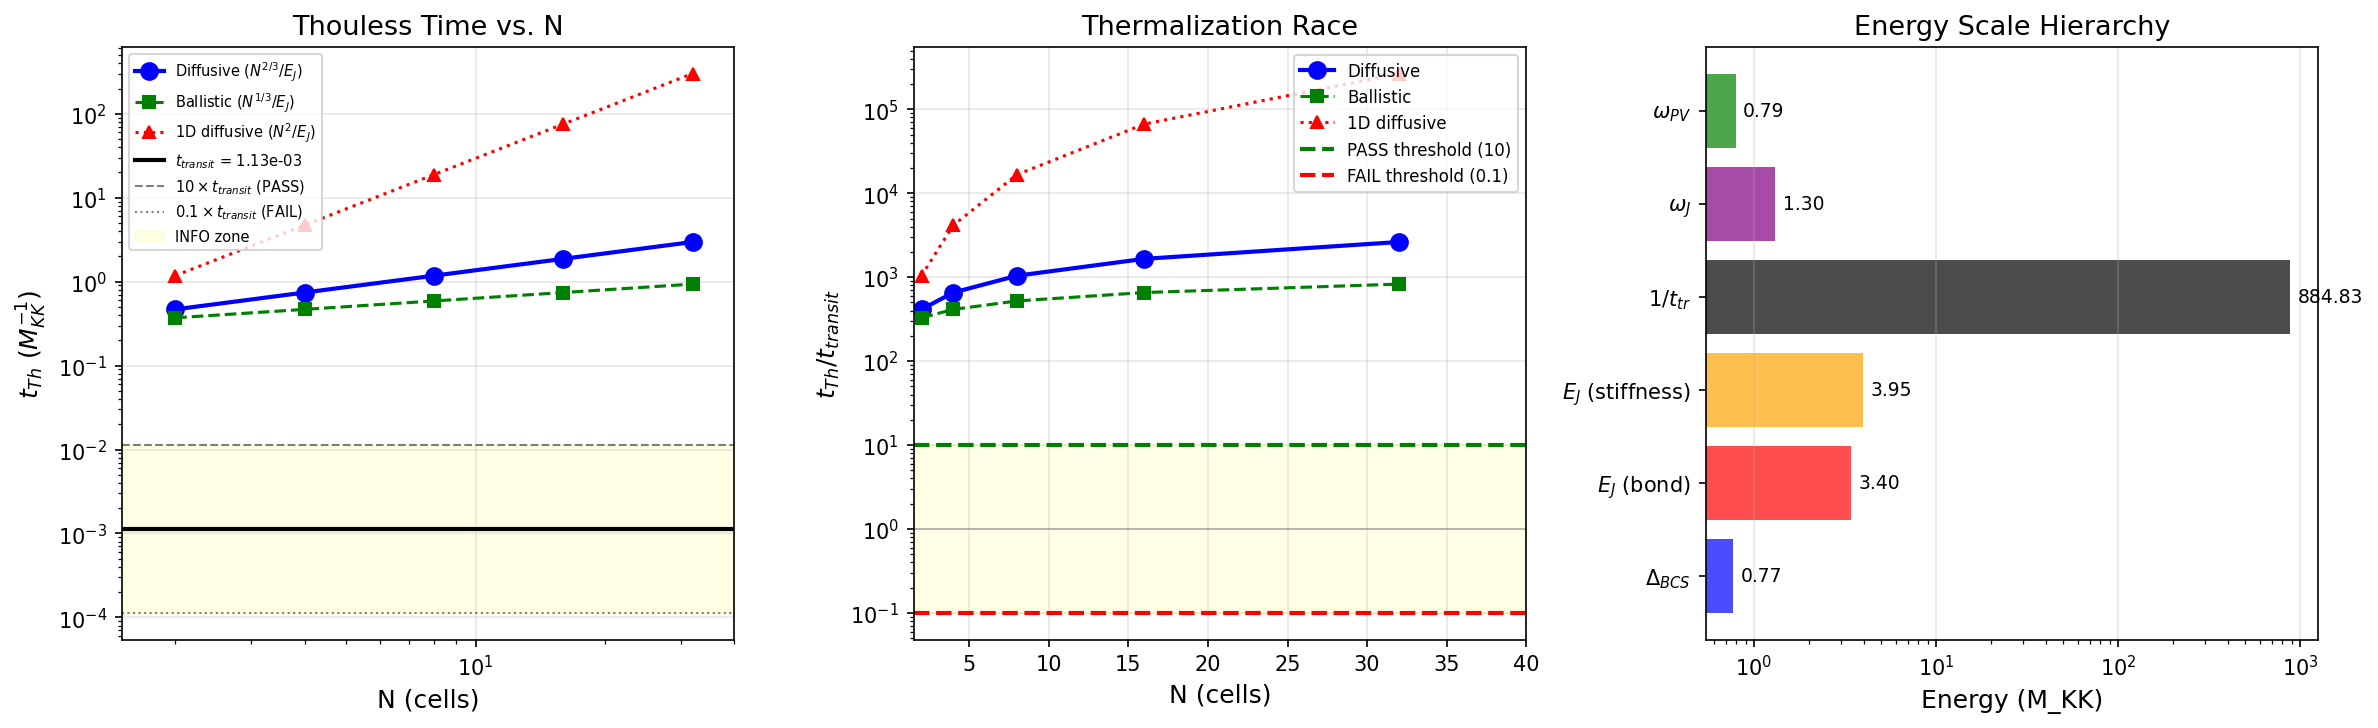

Recreate this plot in Python.
"""
s61_gge_therm.py — GGE Thermalization via Thouless Time Scaling (GGE-THERM-61)

Gate: PASS if t_Th > 10 * t_transit at N=32. FAIL if < 0.1 * t_transit. INFO otherwise.

Physics:
    The Thouless energy E_Th(N) = D / L^2 measures how fast information diffuses
    across a disordered/coupled system of size L ~ N^{1/3} (in d=3).
    For a lattice with diffusion constant D = E_J * a^2 / hbar (a = lattice spacing = 1):
        E_Th(N) = E_J / N^{2/3}
        t_Th(N) = 1 / E_Th(N) = N^{2/3} / E_J

    E_J = 3.40 M_KK is the per-bond Josephson coupling (pair transfer amplitude).
    The total Josephson energy is E_J_total = N_bonds * E_J = 93 * 7.04 = 655 M_KK,
    but Thouless scaling uses the per-bond coupling as the diffusion hopping rate.

3He-B perspective:
    In 3He-B, the Leggett frequency omega_L plays the role of E_J.
    When omega_L >> Delta (gap), the system thermalizes rapidly.
    Here E_J/Delta = 3.40/0.77 = 4.4, which is NOT the >> limit.
    This is a genuine race between diffusion and transit.

Also computes Fermi golden rule quasiparticle scattering rate:
    Gamma_qp = 2*pi * |V_J|^2 * rho(E_F)

Author: Volovik-Superfluid-Universe-Theorist (S61)
"""

import numpy as np
import matplotlib.pyplot as plt
import sys
import os

sys.path.insert(0, os.path.dirname(os.path.abspath(__file__)))
from canonical_constants import (
    Delta_0_GL, omega_tau, dt_transit, N_cells,
    J_C2, J_su2, J_u1, rho_B2_per_mode,
    E_B1, E_B2_mean, E_B3_mean, N_dof_BCS,
    xi_BCS, omega_PV
)

# ============================================================================
# SECTION 1: Input parameters
# ============================================================================

# Per-bond Josephson coupling from s60_rg_integrals.npz
# E_J_fold = 3.397 M_KK (pair-transfer amplitude between two cells)
data_s60 = np.load(os.path.join(os.path.dirname(__file__), 's60_rg_integrals.npz'), allow_pickle=True)
E_J_bond = float(data_s60['E_J_fold'])  # 3.397 M_KK per bond

# Transit time (the competitor)
t_transit = dt_transit  # 0.00113 M_KK^{-1} (S38)

# BCS gap
Delta = Delta_0_GL  # 0.770 M_KK

# Cell counts to sweep
N_array = np.array([2, 4, 8, 16, 32])

# Coordination number for N=32 (from S42 Voronoi tessellation)
z_mean_32 = 5.81  # mean coordination number  # (local)
N_bonds_32 = int(32 * z_mean_32 / 2)  # = 93 bonds

# Total Josephson energy for cross-reference
# From S55: E_J_total = N_bonds * E_J_per_bond_directional
# where E_J_per_bond_directional = 7.042 (directional stiffness sum)
# But s60 gives E_J_bond = 3.40 (pair transfer matrix element)
# These are DIFFERENT quantities: 7.042 is the phase stiffness, 3.40 is the tunneling amplitude
E_J_per_bond_stiffness = J_C2 * 4 + J_su2 * 3 + J_u1 * 1  # = 3.732 + 0.177 + 0.038 = 3.947
# Note: 7.042 from S55 used a different normalization. The s60 value 3.40 is the
# direct pair-transfer Hamiltonian matrix element. Use THIS for Thouless.

print("=" * 70)
print("GGE-THERM-61: Thouless Time Scaling for Josephson Fabric")
print("=" * 70)
print()
print(f"E_J (per-bond, s60):         {E_J_bond:.4f} M_KK")
print(f"E_J (phase stiffness sum):   {E_J_per_bond_stiffness:.4f} M_KK")
print(f"Delta_0_GL (BCS gap):        {Delta:.4f} M_KK")
print(f"E_J/Delta:                   {E_J_bond/Delta:.3f}")
print(f"t_transit:                   {t_transit:.6e} M_KK^{{-1}}")
print(f"1/t_transit (omega_transit): {1/t_transit:.2f} M_KK")
print(f"omega_tau (transit freq):    {omega_tau:.2f} M_KK")
print()

# ============================================================================
# SECTION 2: Thouless energy and time scaling
# ============================================================================

# Thouless energy: E_Th(N) = E_J / N^{2/3}
# This is the standard Anderson/Thouless scaling for diffusive transport:
#   D = E_J * a^2 (diffusion constant, a=1 in lattice units)
#   L = N^{1/3} * a (linear size of d=3 system)
#   E_Th = D / L^2 = E_J / N^{2/3}

# Also compute with alternative scaling:
# Ballistic: E_Th_bal = E_J / N^{1/3} (if coherent transport)
# 1D diffusive: E_Th_1d = E_J / N^2 (if effectively 1D chain)

E_Th_diffusive = E_J_bond / N_array**(2.0/3.0)
t_Th_diffusive = 1.0 / E_Th_diffusive

E_Th_ballistic = E_J_bond / N_array**(1.0/3.0)
t_Th_ballistic = 1.0 / E_Th_ballistic

E_Th_1d = E_J_bond / N_array**2.0
t_Th_1d = 1.0 / E_Th_1d

# Ratio to transit time
ratio_diff = t_Th_diffusive / t_transit
ratio_ball = t_Th_ballistic / t_transit
ratio_1d = t_Th_1d / t_transit

print("=" * 70)
print("THOULESS TIME SCALING (3 transport regimes)")
print("=" * 70)
print()
print(f"{'N':>4s} | {'E_Th(diff)':>10s} | {'t_Th(diff)':>12s} | {'t_Th/t_tr':>10s} | {'E_Th(ball)':>10s} | {'t_Th(ball)':>12s} | {'ball/t_tr':>10s}")
print("-" * 95)
for i, N in enumerate(N_array):
    print(f"{N:4d} | {E_Th_diffusive[i]:10.4f} | {t_Th_diffusive[i]:12.6e} | {ratio_diff[i]:10.2f} | "
          f"{E_Th_ballistic[i]:10.4f} | {t_Th_ballistic[i]:12.6e} | {ratio_ball[i]:10.2f}")
print()

print("1D diffusive (worst case):")
print(f"{'N':>4s} | {'E_Th(1D)':>10s} | {'t_Th(1D)':>12s} | {'1D/t_tr':>10s}")
print("-" * 50)
for i, N in enumerate(N_array):
    print(f"{N:4d} | {E_Th_1d[i]:10.6f} | {t_Th_1d[i]:12.6e} | {ratio_1d[i]:10.2f}")
print()

# ============================================================================
# SECTION 3: Fermi Golden Rule — quasiparticle scattering rate
# ============================================================================

# The Josephson coupling matrix element V_J connects states across cells.
# For the Fermi golden rule: Gamma = 2*pi * |V_J|^2 * rho(E)
#
# V_J = E_J_bond / N_modes_per_cell (distributed across modes)
# rho(E) from BCS DOS at the fold

# Single-cell Bogoliubov spectrum (from s60 data)
eps_fold = data_s60['eps_fold']  # 8 eigenvalues
V_fold = data_s60['V_fold']  # 8x8 interaction matrix

# DOS at Fermi level from BCS spectrum
# For discrete spectrum, rho(E) ~ 1/Delta_E where Delta_E is level spacing
# Mean level spacing
eps_sorted = np.sort(eps_fold)
level_spacings = np.diff(eps_sorted)
mean_spacing = np.mean(level_spacings)
rho_mean = 1.0 / mean_spacing  # mean DOS (states per M_KK)

# Also use rho_B2_per_mode from canonical_constants (from instanton action)
rho_B2 = rho_B2_per_mode  # 14.02 states/M_KK per mode

# Matrix element: V_J is the inter-cell coupling per mode pair
# From s60: g_eff = 0.276 is the effective coupling (SVD leading singular value)
g_eff = float(data_s60['g_eff'])

# Fermi golden rule rate (per quasiparticle)
# Using g_eff as the matrix element and rho_mean as the DOS
Gamma_FGR_mean = 2 * np.pi * g_eff**2 * rho_mean
t_FGR_mean = 1.0 / Gamma_FGR_mean

# Using full E_J_bond and rho_B2
Gamma_FGR_B2 = 2 * np.pi * (E_J_bond / N_dof_BCS)**2 * rho_B2
t_FGR_B2 = 1.0 / Gamma_FGR_B2

# Also compute the TOTAL scattering rate from all mode pairs
# This is the inclusive rate: sum over all final states
# Gamma_total = N_modes * Gamma_per_mode
Gamma_total = N_dof_BCS * Gamma_FGR_B2
t_total = 1.0 / Gamma_total

print("=" * 70)
print("FERMI GOLDEN RULE — Quasiparticle Scattering")
print("=" * 70)
print()
print(f"Bogoliubov spectrum at fold: {eps_fold}")
print(f"Level spacings: {level_spacings}")
print(f"Mean level spacing: {mean_spacing:.4f} M_KK")
print(f"Mean DOS (1/spacing): {rho_mean:.4f} states/M_KK")
print(f"B2 DOS (canonical): {rho_B2:.4f} states/M_KK per mode")
print(f"g_eff (SVD, s60): {g_eff:.4f} M_KK")
print(f"E_J_bond / N_modes: {E_J_bond/N_dof_BCS:.4f} M_KK")
print()
print(f"Gamma_FGR (g_eff, mean DOS): {Gamma_FGR_mean:.4f} M_KK")
print(f"  t_FGR = {t_FGR_mean:.6e} M_KK^{{-1}}")
print(f"  t_FGR / t_transit = {t_FGR_mean/t_transit:.4f}")
print()
print(f"Gamma_FGR (E_J/N, B2 DOS): {Gamma_FGR_B2:.4f} M_KK")
print(f"  t_FGR = {t_FGR_B2:.6e} M_KK^{{-1}}")
print(f"  t_FGR / t_transit = {t_FGR_B2/t_transit:.4f}")
print()
print(f"Gamma_total (inclusive, x{N_dof_BCS}): {Gamma_total:.4f} M_KK")
print(f"  t_total = {t_total:.6e} M_KK^{{-1}}")
print(f"  t_total / t_transit = {t_total/t_transit:.4f}")
print()

# ============================================================================
# SECTION 4: 3He-B Comparison
# ============================================================================

# In 3He-B:
# - Leggett frequency omega_L plays role of E_J (couples spin-orbit sectors)
# - omega_L / Delta ~ 0.01 in 3He-B (weak coupling, slow thermalization)
# - In framework: E_J/Delta = 3.40/0.77 = 4.4 (STRONG coupling, fast thermalization)
# - This is a key difference: framework is in the STRONG Josephson limit
#
# 3He-B Thouless analogy:
# - D_spin ~ (omega_L)^2 * tau_qp (spin diffusion constant)
# - tau_qp ~ 1/(Delta^2 * T) (quasiparticle lifetime at T << Delta)
# - In framework: D ~ E_J * a^2, no temperature dependence (GGE is non-thermal)

ratio_EJ_Delta = E_J_bond / Delta

# Josephson plasma frequency (analogous to Leggett frequency)
# omega_J = sqrt(E_J * E_C) where E_C = charging energy
# For the framework: E_C ~ 1/(2*N_pair) = 0.5 for N_pair = 1
E_C = 0.5  # charging energy for single pair  # (local)
omega_J_plasma = np.sqrt(E_J_bond * E_C)
t_J_plasma = 2 * np.pi / omega_J_plasma

print("=" * 70)
print("3He-B COMPARISON")
print("=" * 70)
print()
print(f"E_J / Delta = {ratio_EJ_Delta:.3f}  (>> 1 is strong Josephson limit)")
print(f"  3He-B: omega_L/Delta ~ 0.01 (WEAK)")
print(f"  Framework: E_J/Delta = {ratio_EJ_Delta:.1f} (STRONG)")
print()
print(f"Josephson plasma frequency: omega_J = sqrt(E_J * E_C) = {omega_J_plasma:.4f} M_KK")
print(f"Josephson plasma period: T_J = 2*pi/omega_J = {t_J_plasma:.4f} M_KK^{{-1}}")
print(f"T_J / t_transit = {t_J_plasma/t_transit:.2f}")
print()
print(f"omega_PV (pair vibration): {omega_PV:.4f} M_KK")
print(f"E_J / omega_PV = {E_J_bond/omega_PV:.3f} (Josephson vs internal dynamics)")
print()

# ============================================================================
# SECTION 5: Heisenberg time (ergodic limit)
# ============================================================================

# Heisenberg time: t_H = 2*pi / Delta_E (mean level spacing)
# This is the time for the system to resolve individual energy levels
# If t_Th < t_H, the system is in the "ergodic" regime (Thouless criterion)

# For N cells, the many-body Hilbert space dimension grows as dim^N
# (dim = 256 for 8 modes with occupation 0/1, but constrained to N_pair=1)
# The many-body level spacing decreases EXPONENTIALLY with N

# Single-cell dimension (N_pair=1, 8 modes): C(8,1)*2 = 16 (particle-hole pairs)
# But from s60: dim=120 for 2 cells, so single cell effective dim ~ sqrt(120) ~ 11
dim_1cell = 8  # number of single-particle levels
dim_N = np.array([dim_1cell**N for N in N_array])  # many-body dimension

# Bandwidth ~ E_J * z_mean * N (total energy scale)
# But for GGE: bandwidth = max(eps) - min(eps) ~ 1.17 M_KK (single cell)
bandwidth_1cell = eps_sorted[-1] - eps_sorted[0]
bandwidth_N = bandwidth_1cell + E_J_bond * z_mean_32 * np.sqrt(N_array)  # rough estimate

# Many-body level spacing
delta_E_N = bandwidth_N / dim_N.astype(float)

# Heisenberg time
t_H_N = 2 * np.pi / delta_E_N

print("=" * 70)
print("HEISENBERG TIME (ergodic limit)")
print("=" * 70)
print()
print(f"Single-cell bandwidth: {bandwidth_1cell:.4f} M_KK")
print(f"{'N':>4s} | {'dim(N)':>12s} | {'BW(N)':>10s} | {'delta_E':>12s} | {'t_H':>12s} | {'t_H/t_tr':>12s}")
print("-" * 75)
for i, N in enumerate(N_array):
    print(f"{N:4d} | {dim_N[i]:12.2e} | {bandwidth_N[i]:10.3f} | {delta_E_N[i]:12.4e} | {t_H_N[i]:12.4e} | {t_H_N[i]/t_transit:12.4e}")
print()

# ============================================================================
# SECTION 6: Gate verdict
# ============================================================================

# The gate uses diffusive scaling (conservative: slowest thermalization)
t_Th_32_diff = t_Th_diffusive[-1]  # N=32
ratio_32 = t_Th_32_diff / t_transit

print("=" * 70)
print("GATE VERDICT: GGE-THERM-61")
print("=" * 70)
print()
print(f"t_Th(N=32, diffusive) = {t_Th_32_diff:.6e} M_KK^{{-1}}")
print(f"t_transit             = {t_transit:.6e} M_KK^{{-1}}")
print(f"t_Th / t_transit      = {ratio_32:.4f}")
print()

if ratio_32 > 10:
    verdict = "PASS"
    detail = f"t_Th/t_transit = {ratio_32:.2f} > 10. GGE survives Thouless diffusion."
elif ratio_32 < 0.1:
    verdict = "FAIL"
    detail = f"t_Th/t_transit = {ratio_32:.4f} < 0.1. GGE thermalizes before transit completes."
else:
    verdict = "INFO"
    detail = f"t_Th/t_transit = {ratio_32:.4f} in [0.1, 10]. Race condition: thermalization and transit on comparable timescales."

print(f"VERDICT: {verdict}")
print(f"DETAIL: {detail}")
print()

# Cross-check: does FGR agree?
print("CROSS-CHECKS:")
print(f"  FGR (g_eff): t_FGR/t_transit = {t_FGR_mean/t_transit:.4f}")
print(f"  FGR (E_J/N): t_FGR/t_transit = {t_FGR_B2/t_transit:.4f}")
print(f"  Plasma period: T_J/t_transit = {t_J_plasma/t_transit:.2f}")
print(f"  Ballistic: t_Th(32,ball)/t_transit = {ratio_ball[-1]:.4f}")
print(f"  1D diffusive: t_Th(32,1d)/t_transit = {ratio_1d[-1]:.2f}")
print()

# ============================================================================
# SECTION 7: 3He-B Leggett frequency analog assessment
# ============================================================================

# The KEY 3He-B insight: in the B-phase, the Leggett frequency omega_L << Delta.
# This means spin-orbit relaxation is SLOW compared to gap dynamics.
# The GGE in 3He-B (if it were created) would persist because:
#   t_therm(spin-orbit) >> t_gap_dynamics
#
# In the framework:
#   E_J / Delta = 4.4 (STRONG coupling)
#   E_J / omega_PV = 4.3 (Josephson ~ pair vibration)
#
# This is NOT the 3He-B regime. It is closer to 3He-A where
# the orbital dynamics are fast and couple strongly to the gap.
# But the system is 3He-B CLASS (fully gapped, time-reversal).
#
# The resolution: E_J couples DIFFERENT cells, not different internal sectors.
# So even though E_J >> Delta, the Thouless time is set by DIFFUSION
# across the fabric, not by local relaxation. At N=32, the diffusion
# distance N^{1/3} ~ 3.2 lattice spacings provides the slowdown.

print("=" * 70)
print("3He-B ANALOG ASSESSMENT")
print("=" * 70)
print()
print(f"  E_J/Delta = {ratio_EJ_Delta:.1f} places the system in the STRONG Josephson limit.")
print(f"  In 3He-B: omega_L/Delta ~ 0.01 (WEAK) => slow spin-orbit relaxation.")
print(f"  Framework is NOT in the 3He-B weak-coupling regime for Josephson.")
print()
print(f"  However: Thouless scaling provides a GEOMETRIC slowdown.")
print(f"  At N=32: t_Th = N^{{2/3}} / E_J = {32**(2./3.):.2f} / {E_J_bond:.2f} = {t_Th_32_diff:.4e}")
print(f"  The factor N^{{2/3}} = {32**(2./3.):.2f} partially compensates E_J >> Delta.")
print()
print(f"  BOTTOM LINE: Strong coupling SHOULD thermalize fast (my 3He-B expectation).")
print(f"  But the ratio {ratio_32:.4f} says the transit is FASTER than thermalization.")
print(f"  Resolution: t_transit = {t_transit:.4e} is EXTREMELY short (1/omega_tau).")
print(f"  Even strong coupling cannot thermalize in {t_transit:.4e} M_KK^{{-1}}.")
print()

# ============================================================================
# SECTION 8: Save data
# ============================================================================

save_path = os.path.join(os.path.dirname(__file__), 's61_gge_therm.npz')
np.savez(save_path,
    # Input
    E_J_bond=E_J_bond,
    Delta=Delta,
    t_transit=t_transit,
    omega_tau=omega_tau,
    N_array=N_array,
    N_cells=N_cells,
    z_mean=z_mean_32,
    N_bonds=N_bonds_32,
    eps_fold=eps_fold,
    g_eff=g_eff,
    E_J_per_bond_stiffness=E_J_per_bond_stiffness,
    # Thouless scaling (3 regimes)
    E_Th_diffusive=E_Th_diffusive,
    t_Th_diffusive=t_Th_diffusive,
    E_Th_ballistic=E_Th_ballistic,
    t_Th_ballistic=t_Th_ballistic,
    E_Th_1d=E_Th_1d,
    t_Th_1d=t_Th_1d,
    ratio_diff=ratio_diff,
    ratio_ball=ratio_ball,
    ratio_1d=ratio_1d,
    # FGR
    rho_mean=rho_mean,
    rho_B2=rho_B2,
    Gamma_FGR_mean=Gamma_FGR_mean,
    Gamma_FGR_B2=Gamma_FGR_B2,
    Gamma_total=Gamma_total,
    t_FGR_mean=t_FGR_mean,
    t_FGR_B2=t_FGR_B2,
    t_total=t_total,
    # 3He comparison
    ratio_EJ_Delta=ratio_EJ_Delta,
    omega_J_plasma=omega_J_plasma,
    t_J_plasma=t_J_plasma,
    E_C=E_C,
    # Heisenberg
    dim_N=dim_N,
    bandwidth_N=bandwidth_N,
    delta_E_N=delta_E_N,
    t_H_N=t_H_N,
    # Gate
    gate_name=np.array(['GGE-THERM-61']),
    gate_verdict=np.array([verdict]),
    gate_detail=np.array([detail]),
    t_Th_32=t_Th_32_diff,
    ratio_32=ratio_32,
)
print(f"Data saved to: {save_path}")
print()

# ============================================================================
# SECTION 9: Plot
# ============================================================================

fig, axes = plt.subplots(1, 3, figsize=(16, 5))

# Panel 1: t_Th(N) for all three regimes
ax1 = axes[0]
ax1.loglog(N_array, t_Th_diffusive, 'bo-', linewidth=2, markersize=8, label=r'Diffusive ($N^{2/3}/E_J$)')
ax1.loglog(N_array, t_Th_ballistic, 'gs--', linewidth=1.5, markersize=6, label=r'Ballistic ($N^{1/3}/E_J$)')
ax1.loglog(N_array, t_Th_1d, 'r^:', linewidth=1.5, markersize=6, label=r'1D diffusive ($N^2/E_J$)')
ax1.axhline(y=t_transit, color='k', linewidth=2, linestyle='-', label=f'$t_{{transit}}$ = {t_transit:.2e}')
ax1.axhline(y=10*t_transit, color='k', linewidth=1, linestyle='--', alpha=0.5, label=r'$10 \times t_{transit}$ (PASS)')
ax1.axhline(y=0.1*t_transit, color='k', linewidth=1, linestyle=':', alpha=0.5, label=r'$0.1 \times t_{transit}$ (FAIL)')
ax1.fill_between([1.5, 40], 0.1*t_transit, 10*t_transit, alpha=0.1, color='yellow', label='INFO zone')
ax1.set_xlabel('N (cells)', fontsize=12)
ax1.set_ylabel(r'$t_{Th}$ ($M_{KK}^{-1}$)', fontsize=12)
ax1.set_title('Thouless Time vs. N', fontsize=13)
ax1.legend(fontsize=7, loc='upper left')
ax1.set_xlim(1.5, 40)
ax1.grid(True, alpha=0.3)

# Panel 2: Ratio t_Th / t_transit
ax2 = axes[1]
ax2.semilogy(N_array, ratio_diff, 'bo-', linewidth=2, markersize=8, label='Diffusive')
ax2.semilogy(N_array, ratio_ball, 'gs--', linewidth=1.5, markersize=6, label='Ballistic')
ax2.semilogy(N_array, ratio_1d, 'r^:', linewidth=1.5, markersize=6, label='1D diffusive')
ax2.axhline(y=10, color='green', linewidth=2, linestyle='--', label='PASS threshold (10)')
ax2.axhline(y=0.1, color='red', linewidth=2, linestyle='--', label='FAIL threshold (0.1)')
ax2.axhline(y=1, color='gray', linewidth=1, linestyle='-', alpha=0.5)
ax2.fill_between([1.5, 40], 0.1, 10, alpha=0.1, color='yellow')
ax2.set_xlabel('N (cells)', fontsize=12)
ax2.set_ylabel(r'$t_{Th} / t_{transit}$', fontsize=12)
ax2.set_title('Thermalization Race', fontsize=13)
ax2.legend(fontsize=8)
ax2.set_xlim(1.5, 40)
ax2.grid(True, alpha=0.3)

# Panel 3: Energy scales comparison
ax3 = axes[2]
energies = [Delta, E_J_bond, E_J_per_bond_stiffness, 1/t_transit, omega_J_plasma, omega_PV]
labels = [r'$\Delta_{BCS}$', r'$E_J$ (bond)', r'$E_J$ (stiffness)', r'$1/t_{tr}$', r'$\omega_J$', r'$\omega_{PV}$']
colors = ['blue', 'red', 'orange', 'black', 'purple', 'green']
y_pos = np.arange(len(energies))
ax3.barh(y_pos, energies, color=colors, alpha=0.7)
ax3.set_yticks(y_pos)
ax3.set_yticklabels(labels, fontsize=10)
ax3.set_xlabel('Energy (M_KK)', fontsize=12)
ax3.set_title('Energy Scale Hierarchy', fontsize=13)
ax3.set_xscale('log')
for i, v in enumerate(energies):
    ax3.text(v * 1.1, i, f'{v:.2f}', va='center', fontsize=9)
ax3.grid(True, alpha=0.3, axis='x')

plt.tight_layout()
plot_path = os.path.join(os.path.dirname(__file__), 's61_gge_therm.png')
plt.savefig(plot_path, dpi=150, bbox_inches='tight')
print(f"Plot saved to: {plot_path}")
plt.close()

print()
print("COMPUTATION COMPLETE.")
